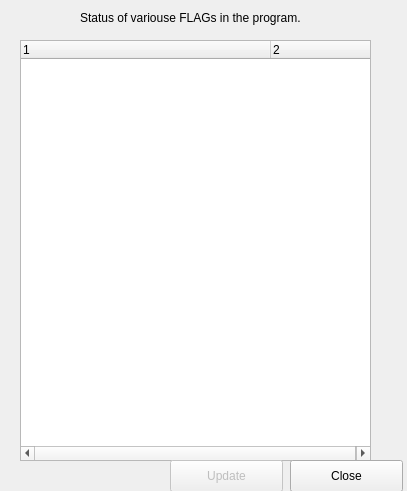
<?xml version="1.0" encoding="UTF-8"?>
<ui version="4.0">
 <class>Status</class>
 <widget class="QWidget" name="Status">
  <property name="geometry">
   <rect>
    <x>0</x>
    <y>0</y>
    <width>407</width>
    <height>491</height>
   </rect>
  </property>
  <property name="windowTitle">
   <string>Form</string>
  </property>
  <widget class="QLabel" name="label">
   <property name="geometry">
    <rect>
     <x>80</x>
     <y>10</y>
     <width>249</width>
     <height>16</height>
    </rect>
   </property>
   <property name="text">
    <string>Status of variouse FLAGs in the program.</string>
   </property>
  </widget>
  <widget class="QTreeWidget" name="treeStatus">
   <property name="geometry">
    <rect>
     <x>20</x>
     <y>40</y>
     <width>351</width>
     <height>421</height>
    </rect>
   </property>
   <property name="autoExpandDelay">
    <number>-1</number>
   </property>
   <property name="indentation">
    <number>10</number>
   </property>
   <property name="uniformRowHeights">
    <bool>true</bool>
   </property>
   <property name="wordWrap">
    <bool>true</bool>
   </property>
   <property name="columnCount">
    <number>2</number>
   </property>
   <attribute name="headerCascadingSectionResizes">
    <bool>true</bool>
   </attribute>
   <attribute name="headerDefaultSectionSize">
    <number>250</number>
   </attribute>
   <attribute name="headerMinimumSectionSize">
    <number>50</number>
   </attribute>
   <column>
    <property name="text">
     <string notr="true">1</string>
    </property>
   </column>
   <column>
    <property name="text">
     <string notr="true">2</string>
    </property>
   </column>
  </widget>
  <widget class="QPushButton" name="buttonClose">
   <property name="geometry">
    <rect>
     <x>290</x>
     <y>460</y>
     <width>113</width>
     <height>32</height>
    </rect>
   </property>
   <property name="text">
    <string>Close</string>
   </property>
  </widget>
  <widget class="QPushButton" name="buttonUpdate">
   <property name="enabled">
    <bool>false</bool>
   </property>
   <property name="geometry">
    <rect>
     <x>170</x>
     <y>460</y>
     <width>113</width>
     <height>32</height>
    </rect>
   </property>
   <property name="text">
    <string>Update</string>
   </property>
  </widget>
 </widget>
 <resources/>
 <connections/>
</ui>
